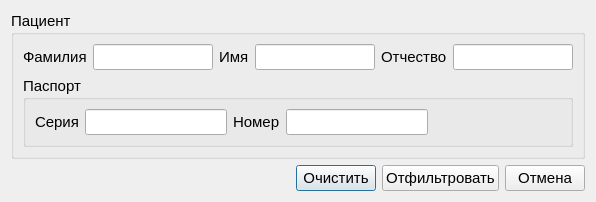
<?xml version="1.0" encoding="UTF-8"?>
<ui version="4.0">
 <class>Dialog_registratura</class>
 <widget class="QDialog" name="Dialog_registratura">
  <property name="geometry">
   <rect>
    <x>0</x>
    <y>0</y>
    <width>596</width>
    <height>201</height>
   </rect>
  </property>
  <property name="font">
   <font>
    <pointsize>11</pointsize>
   </font>
  </property>
  <property name="windowTitle">
   <string>Dialog</string>
  </property>
  <layout class="QVBoxLayout" name="verticalLayout_3">
   <item>
    <widget class="QGroupBox" name="groupBox">
     <property name="title">
      <string>Пациент</string>
     </property>
     <layout class="QVBoxLayout" name="verticalLayout_2">
      <item>
       <layout class="QHBoxLayout" name="horizontalLayout">
        <item>
         <widget class="QLabel" name="label">
          <property name="text">
           <string>Фамилия</string>
          </property>
         </widget>
        </item>
        <item>
         <widget class="QLineEdit" name="lineEdit"/>
        </item>
        <item>
         <widget class="QLabel" name="label_2">
          <property name="text">
           <string>Имя</string>
          </property>
         </widget>
        </item>
        <item>
         <widget class="QLineEdit" name="lineEdit_2"/>
        </item>
        <item>
         <widget class="QLabel" name="label_3">
          <property name="text">
           <string>Отчество</string>
          </property>
         </widget>
        </item>
        <item>
         <widget class="QLineEdit" name="lineEdit_3"/>
        </item>
       </layout>
      </item>
      <item>
       <widget class="QGroupBox" name="groupBox_2">
        <property name="title">
         <string>Паспорт</string>
        </property>
        <layout class="QVBoxLayout" name="verticalLayout">
         <item>
          <layout class="QHBoxLayout" name="horizontalLayout_2">
           <item>
            <widget class="QLabel" name="label_4">
             <property name="text">
              <string>Серия</string>
             </property>
            </widget>
           </item>
           <item>
            <widget class="QLineEdit" name="lineEdit_4"/>
           </item>
           <item>
            <widget class="QLabel" name="label_5">
             <property name="text">
              <string>Номер</string>
             </property>
            </widget>
           </item>
           <item>
            <widget class="QLineEdit" name="lineEdit_5"/>
           </item>
           <item>
            <spacer name="horizontalSpacer">
             <property name="orientation">
              <enum>Qt::Horizontal</enum>
             </property>
             <property name="sizeHint" stdset="0">
              <size>
               <width>40</width>
               <height>20</height>
              </size>
             </property>
            </spacer>
           </item>
          </layout>
         </item>
        </layout>
       </widget>
      </item>
     </layout>
    </widget>
   </item>
   <item>
    <layout class="QHBoxLayout" name="horizontalLayout_3">
     <item>
      <spacer name="horizontalSpacer_2">
       <property name="orientation">
        <enum>Qt::Horizontal</enum>
       </property>
       <property name="sizeHint" stdset="0">
        <size>
         <width>40</width>
         <height>20</height>
        </size>
       </property>
      </spacer>
     </item>
     <item>
      <widget class="QPushButton" name="pushButton_3">
       <property name="text">
        <string>Очистить</string>
       </property>
      </widget>
     </item>
     <item>
      <widget class="QPushButton" name="pushButton">
       <property name="text">
        <string>Отфильтровать</string>
       </property>
      </widget>
     </item>
     <item>
      <widget class="QPushButton" name="pushButton_2">
       <property name="text">
        <string>Отмена</string>
       </property>
      </widget>
     </item>
    </layout>
   </item>
  </layout>
 </widget>
 <resources/>
 <connections/>
</ui>
